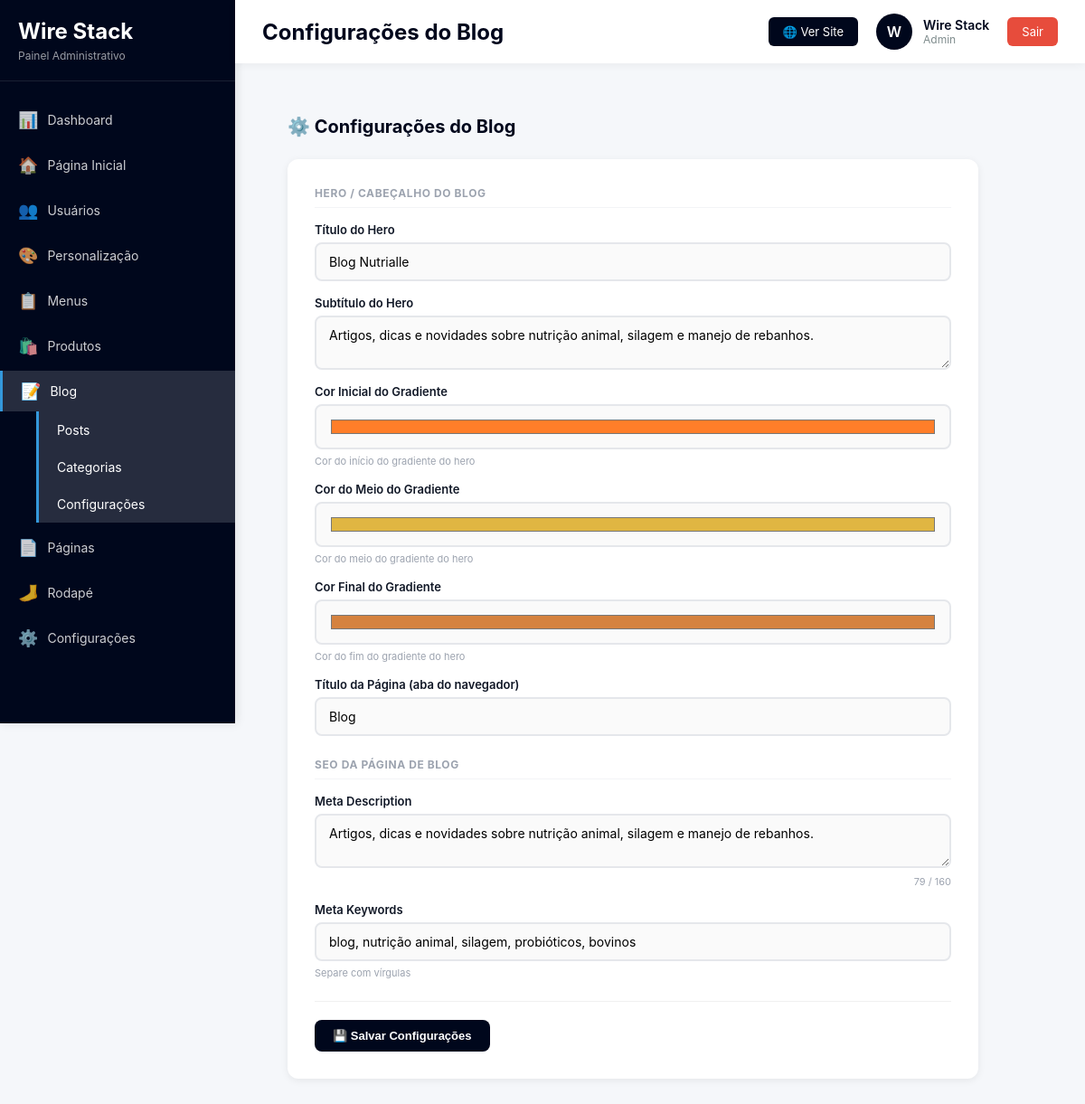
The app's page /admin/blog/config.php (signed in) with its own data.
### tables this page shows
CREATE TABLE IF NOT EXISTS `blog_config` (
  `id` int NOT NULL AUTO_INCREMENT,
  `hero_titulo` varchar(255) NOT NULL DEFAULT 'Blog Nutrialle',
  `hero_subtitulo` varchar(500) DEFAULT 'Artigos, dicas e novidades sobre nutrição animal, silagem e manejo de rebanhos.',
  `hero_cor_inicio` varchar(7) DEFAULT '#003d85',
  `hero_cor_meio` varchar(7) DEFAULT '#0057b7',
  `hero_cor_fim` varchar(7) DEFAULT '#1a7fe0',
  `page_title` varchar(255) DEFAULT 'Blog',
  `meta_description` varchar(320) DEFAULT '',
  `meta_keywords` varchar(255) DEFAULT '',
  PRIMARY KEY (`id`)
);

### admin/blog/config.php (the view, shortened to what this page needs)
<?php
$db    = getDB();
$config = $db->query("SELECT * FROM blog_config WHERE id = 1")->fetch();
include __DIR__ . '/../includes/header.php';
include __DIR__ . '/../includes/sidebar.php';
?>
<main class="content">
<div class="pg-wrap">
    <div class="pg-header">
        <h2>⚙️ Configurações do Blog</h2>
    </div>
    <div class="card">
        <p class="section-title">Hero / Cabeçalho do Blog</p>
        <form method="POST">
            <div class="fg">
                <label>Título do Hero</label>
                <input type="text" name="hero_titulo" class="fc" value="<?= htmlspecialchars($config['hero_titulo'] ?? '') ?>" placeholder="Blog Nutrialle">
            </div>
            <div class="fg">
                <label>Subtítulo do Hero</label>
                <textarea name="hero_subtitulo" class="fc" rows="2" placeholder="Artigos, dicas e novidades..."><?= htmlspecialchars($config['hero_subtitulo'] ?? '') ?></textarea>
            </div>
            <div class="fg">
                <label>Cor Inicial do Gradiente</label>
                <input type="color" name="hero_cor_inicio" class="fc" value="<?= htmlspecialchars($config['hero_cor_inicio'] ?? '#003d85') ?>" style="height:50px;">
                <span class="hint">Cor do início do gradiente do hero</span>
            </div>
            <div class="fg">
                <label>Cor do Meio do Gradiente</label>
                <input type="color" name="hero_cor_meio" class="fc" value="<?= htmlspecialchars($config['hero_cor_meio'] ?? '#0057b7') ?>" style="height:50px;">
                <span class="hint">Cor do meio do gradiente do hero</span>
            </div>
            <div class="fg">
                <label>Cor Final do Gradiente</label>
                <input type="color" name="hero_cor_fim" class="fc" value="<?= htmlspecialchars($config['hero_cor_fim'] ?? '#1a7fe0') ?>" style="height:50px;">
                <span class="hint">Cor do fim do gradiente do hero</span>
            </div>
            <div class="fg">
                <label>Título da Página (aba do navegador)</label>
                <input type="text" name="page_title" class="fc" value="<?= htmlspecialchars($config['page_title'] ?? '') ?>" placeholder="Blog">
            </div>
            <p class="section-title" style="margin-top:24px">SEO da Página de Blog</p>
            <div class="fg">
                <label>Meta Description</label>
                <textarea name="meta_description" class="fc" rows="2" id="inp-metadesc" placeholder="Descrição para mecanismos de busca (até 160 caracteres)"><?= htmlspecialchars($config['meta_description'] ?? '') ?></textarea>
                <div class="char-count" id="cc-metadesc">0 / 160</div>
            </div>
            <div class="fg">
                <label>Meta Keywords</label>
                <input type="text" name="meta_keywords" class="fc" value="<?= htmlspecialchars($config['meta_keywords'] ?? '') ?>" placeholder="blog, nutrição animal, silagem">
                <span class="hint">Separe com vírgulas</span>
            </div>
            <div class="form-actions">
                <button type="submit" class="btn btn-dark">💾 Salvar Configurações</button>
            </div>
        </form>
    </div>
</div>
</main>
<?php include __DIR__ . '/../includes/footer.php'; ?>

### admin/assets/css/dashboard.css (style rules this page uses)
* { margin: 0; padding: 0; box-sizing: border-box; }
body { font-family: -apple-system, BlinkMacSystemFont, 'Segoe UI', Roboto, Oxygen, Ubuntu, Cantarell, sans-serif; background: #f5f7fa; color: #333; }
.content { margin-left: 260px; margin-top: 70px; padding: 30px; min-height: calc(100vh - 70px); }
.card { background: white; padding: 25px; border-radius: 12px; box-shadow: 0 2px 10px rgba(0,0,0,0.05); transition: transform 0.3s, box-shadow 0.3s; }
.btn { display: inline-block; padding: 12px 24px; background: #00071c; color: white; text-decoration: none; border-radius: 8px; font-weight: 600; font-size: 14px; transition: all 0.3s; border: none; cursor: pointer; }

### admin/blog/config.php (style rules this page uses)
.pg-wrap { padding:28px;max-width:820px }
.pg-header { display:flex;align-items:center;gap:14px;margin-bottom:24px }
.pg-header h2 { font-size:20px;font-weight:700;color:#00071c }
.card { background:#fff;border-radius:12px;box-shadow:0 2px 8px rgba(0,0,0,.07);padding:30px;margin-bottom:20px }
.section-title { font-size:12px;font-weight:700;text-transform:uppercase;letter-spacing:.6px;color:#9ca3af;margin:0 0 16px;padding-bottom:8px;border-bottom:1px solid #f3f4f6 }
.fg { display:flex;flex-direction:column;gap:6px;margin-bottom:16px }
.fg label { font-size:13px;font-weight:600;color:#111827 }
.fc { padding:11px 14px;border:2px solid #e5e7eb;border-radius:8px;font-size:14px;font-family:inherit;background:#fafafa;transition:border-color .2s,box-shadow .2s;width:100%;box-sizing:border-box }
textarea.fc { resize:vertical }
.hint { font-size:11px;color:#9ca3af }
.form-actions { display:flex;gap:10px;margin-top:24px;padding-top:20px;border-top:1px solid #f0f0f0 }
.btn { display:inline-flex;align-items:center;gap:6px;padding:10px 20px;border:none;border-radius:8px;font-size:13px;font-weight:600;cursor:pointer;text-decoration:none;transition:all .18s }
.btn-dark { background:#00071c;color:#fff }
.char-count { font-size:11px;text-align:right;color:#9ca3af;margin-top:2px }

### records on screen
blog_config: hero_titulo "Blog Nutrialle", hero_subtitulo "Artigos, dicas e novidades sobre nutrição animal, silagem e manejo de rebanhos.", hero_cor_inicio "#ff7e29", hero_cor_meio "#e0b642", hero_cor_fim "#d5823f", page_title "Blog", meta_description "Artigos, dicas e novidades sobre nutrição animal, silagem e manejo de rebanhos.", meta_keywords "blog, nutrição animal, silagem, probióticos, bovinos"

### other values on screen
$page_title "Configurações do Blog"
substr($user_name, 0, 1) "W"
$user_name "Wire Stack"
$user_role "Admin"
